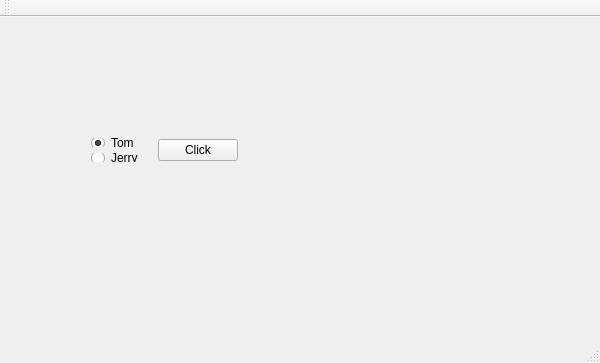
<?xml version="1.0" encoding="UTF-8"?>
<ui version="4.0">
 <class>MainWindow</class>
 <widget class="QMainWindow" name="MainWindow">
  <property name="geometry">
   <rect>
    <x>0</x>
    <y>0</y>
    <width>600</width>
    <height>363</height>
   </rect>
  </property>
  <property name="windowTitle">
   <string>MainWindow</string>
  </property>
  <widget class="QWidget" name="centralWidget">
   <widget class="QWidget" name="">
    <property name="geometry">
     <rect>
      <x>80</x>
      <y>110</y>
      <width>169</width>
      <height>46</height>
     </rect>
    </property>
    <layout class="QHBoxLayout" name="horizontalLayout">
     <item>
      <layout class="QHBoxLayout" name="horizontalLayout_2">
       <item>
        <layout class="QVBoxLayout" name="verticalLayout">
         <item>
          <widget class="QRadioButton" name="radioButton">
           <property name="text">
            <string>Tom</string>
           </property>
           <property name="checked">
            <bool>true</bool>
           </property>
          </widget>
         </item>
         <item>
          <widget class="QRadioButton" name="radioButton_2">
           <property name="text">
            <string>Jerry</string>
           </property>
          </widget>
         </item>
        </layout>
       </item>
      </layout>
     </item>
     <item>
      <widget class="QPushButton" name="pushButton">
       <property name="text">
        <string>Click</string>
       </property>
      </widget>
     </item>
    </layout>
   </widget>
  </widget>
  <widget class="QMenuBar" name="menuBar">
   <property name="geometry">
    <rect>
     <x>0</x>
     <y>0</y>
     <width>600</width>
     <height>21</height>
    </rect>
   </property>
  </widget>
  <widget class="QToolBar" name="mainToolBar">
   <attribute name="toolBarArea">
    <enum>TopToolBarArea</enum>
   </attribute>
   <attribute name="toolBarBreak">
    <bool>false</bool>
   </attribute>
  </widget>
  <widget class="QStatusBar" name="statusBar"/>
 </widget>
 <layoutdefault spacing="6" margin="11"/>
 <resources/>
 <connections/>
</ui>
